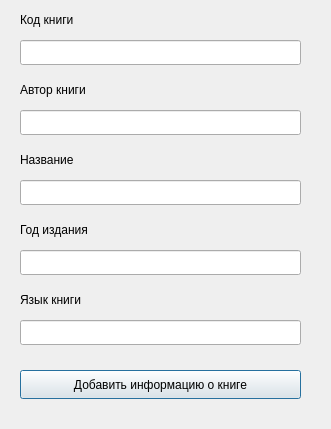
<?xml version="1.0" encoding="UTF-8"?>
<ui version="4.0">
 <class>secondwindow</class>
 <widget class="QDialog" name="secondwindow">
  <property name="geometry">
   <rect>
    <x>0</x>
    <y>0</y>
    <width>331</width>
    <height>429</height>
   </rect>
  </property>
  <property name="windowTitle">
   <string>Dialog</string>
  </property>
  <widget class="QPushButton" name="pushButton">
   <property name="geometry">
    <rect>
     <x>20</x>
     <y>370</y>
     <width>281</width>
     <height>29</height>
    </rect>
   </property>
   <property name="text">
    <string>Добавить информацию о книге</string>
   </property>
  </widget>
  <widget class="QLabel" name="label_5">
   <property name="geometry">
    <rect>
     <x>20</x>
     <y>290</y>
     <width>111</width>
     <height>20</height>
    </rect>
   </property>
   <property name="text">
    <string>Язык книги</string>
   </property>
  </widget>
  <widget class="QLineEdit" name="lineEdit">
   <property name="geometry">
    <rect>
     <x>20</x>
     <y>40</y>
     <width>281</width>
     <height>25</height>
    </rect>
   </property>
  </widget>
  <widget class="QLineEdit" name="lineEdit_5">
   <property name="geometry">
    <rect>
     <x>20</x>
     <y>320</y>
     <width>281</width>
     <height>25</height>
    </rect>
   </property>
  </widget>
  <widget class="QLabel" name="label_2">
   <property name="geometry">
    <rect>
     <x>20</x>
     <y>80</y>
     <width>111</width>
     <height>20</height>
    </rect>
   </property>
   <property name="text">
    <string>Автор книги</string>
   </property>
  </widget>
  <widget class="QLineEdit" name="lineEdit_2">
   <property name="geometry">
    <rect>
     <x>20</x>
     <y>110</y>
     <width>281</width>
     <height>25</height>
    </rect>
   </property>
   <property name="text">
    <string/>
   </property>
  </widget>
  <widget class="QLabel" name="label_3">
   <property name="geometry">
    <rect>
     <x>20</x>
     <y>150</y>
     <width>111</width>
     <height>20</height>
    </rect>
   </property>
   <property name="text">
    <string>Название</string>
   </property>
  </widget>
  <widget class="QLineEdit" name="lineEdit_3">
   <property name="geometry">
    <rect>
     <x>20</x>
     <y>180</y>
     <width>281</width>
     <height>25</height>
    </rect>
   </property>
   <property name="text">
    <string/>
   </property>
  </widget>
  <widget class="QLabel" name="label_4">
   <property name="geometry">
    <rect>
     <x>20</x>
     <y>220</y>
     <width>111</width>
     <height>20</height>
    </rect>
   </property>
   <property name="text">
    <string>Год издания</string>
   </property>
  </widget>
  <widget class="QLineEdit" name="lineEdit_4">
   <property name="geometry">
    <rect>
     <x>20</x>
     <y>250</y>
     <width>281</width>
     <height>25</height>
    </rect>
   </property>
  </widget>
  <widget class="QLabel" name="label">
   <property name="geometry">
    <rect>
     <x>20</x>
     <y>10</y>
     <width>111</width>
     <height>20</height>
    </rect>
   </property>
   <property name="text">
    <string>Код книги</string>
   </property>
  </widget>
 </widget>
 <resources/>
 <connections/>
</ui>
